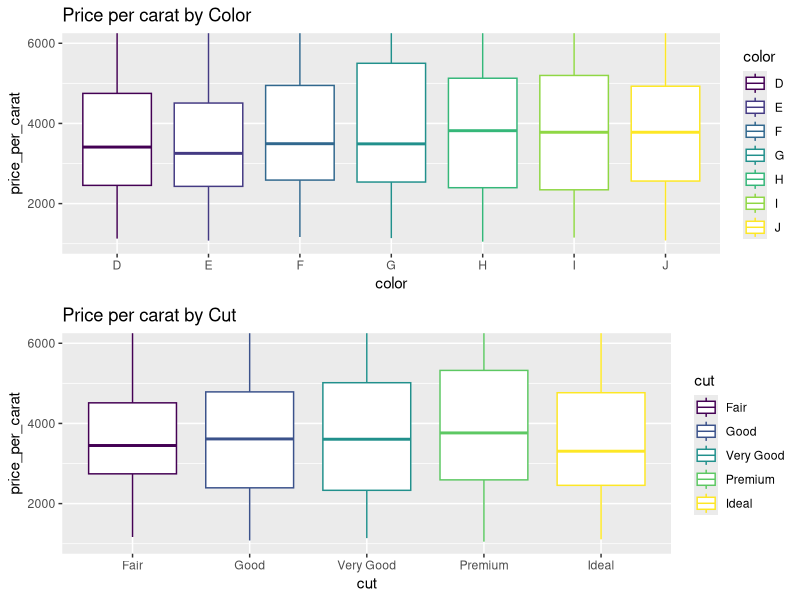
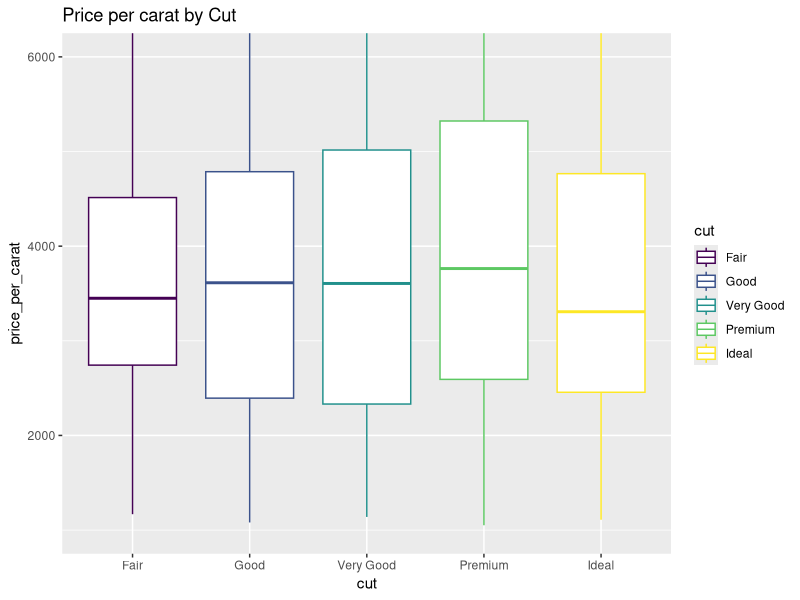

Generate these figures, in order, with R:
library(ggplot2)
library(gridExtra)
data(diamonds)
summary(diamonds)

price_per_carat <- NA
diamonds$price_per_carat <- diamonds$price / diamonds$carat
diamonds$price_per_carat

price_per_carat_by_color <- qplot(x = color, y = price_per_carat, data = diamonds,
                            geom = 'boxplot', color = color) +
                            coord_cartesian(ylim = c(1000,6000)) +
                            ggtitle('Price per carat by Color')

price_per_carat_by_cut <- qplot(x = cut, y = price_per_carat, data = diamonds,
                          geom = 'boxplot', color = cut) +
                          coord_cartesian(ylim = c(1000, 6000)) +
                          ggtitle('Price per carat by Cut')

grid.arrange(price_per_carat_by_color, price_per_carat_by_cut)
ggsave('diamonds_Color_Cut.png')
